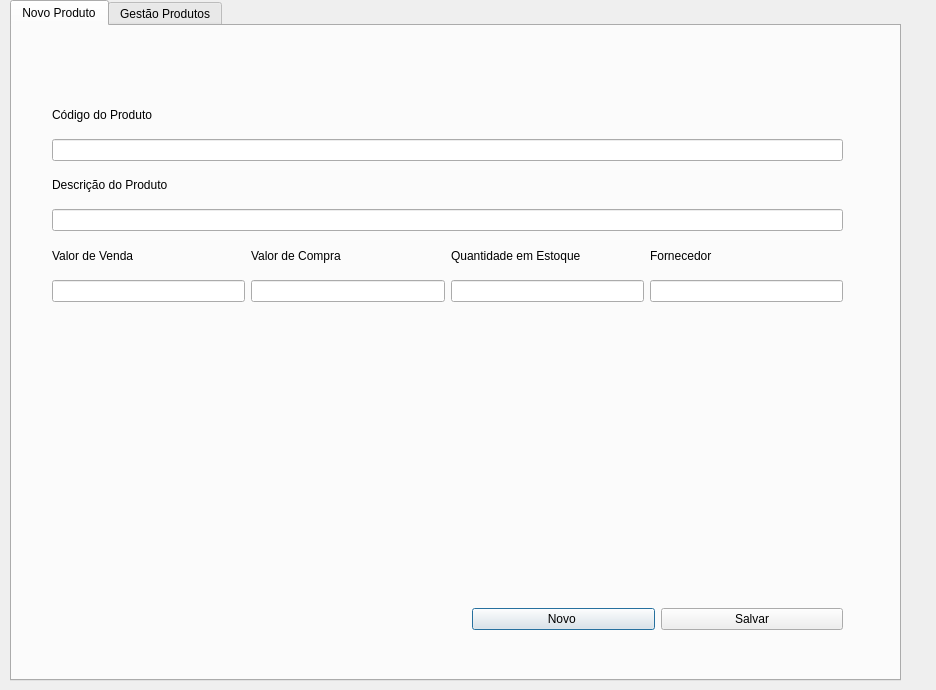
<?xml version="1.0" encoding="UTF-8"?>
<ui version="4.0">
 <class>pg_gestao_estoque</class>
 <widget class="QDialog" name="pg_gestao_estoque">
  <property name="geometry">
   <rect>
    <x>0</x>
    <y>0</y>
    <width>936</width>
    <height>690</height>
   </rect>
  </property>
  <property name="windowTitle">
   <string>Dialog</string>
  </property>
  <widget class="QTabWidget" name="tabWidget">
   <property name="geometry">
    <rect>
     <x>10</x>
     <y>0</y>
     <width>891</width>
     <height>681</height>
    </rect>
   </property>
   <property name="currentIndex">
    <number>0</number>
   </property>
   <widget class="QWidget" name="novo_produto">
    <attribute name="title">
     <string>Novo Produto</string>
    </attribute>
    <widget class="QWidget" name="layoutWidget">
     <property name="geometry">
      <rect>
       <x>40</x>
       <y>70</y>
       <width>791</width>
       <height>534</height>
      </rect>
     </property>
     <layout class="QVBoxLayout" name="verticalLayout_7">
      <item>
       <layout class="QVBoxLayout" name="verticalLayout">
        <item>
         <widget class="QLabel" name="cod_produto">
          <property name="text">
           <string>Código do Produto</string>
          </property>
         </widget>
        </item>
        <item>
         <widget class="QLineEdit" name="campo_codigo"/>
        </item>
       </layout>
      </item>
      <item>
       <layout class="QVBoxLayout" name="verticalLayout_2">
        <item>
         <widget class="QLabel" name="cod_produto_2">
          <property name="text">
           <string>Descrição do Produto</string>
          </property>
         </widget>
        </item>
        <item>
         <widget class="QLineEdit" name="campo_descricao"/>
        </item>
       </layout>
      </item>
      <item>
       <layout class="QHBoxLayout" name="horizontalLayout_2">
        <item>
         <layout class="QVBoxLayout" name="verticalLayout_3">
          <item>
           <widget class="QLabel" name="cod_produto_3">
            <property name="text">
             <string>Valor de Venda</string>
            </property>
           </widget>
          </item>
          <item>
           <widget class="QLineEdit" name="campo_valor_venda"/>
          </item>
         </layout>
        </item>
        <item>
         <layout class="QVBoxLayout" name="verticalLayout_4">
          <item>
           <widget class="QLabel" name="cod_produto_4">
            <property name="text">
             <string>Valor de Compra</string>
            </property>
           </widget>
          </item>
          <item>
           <widget class="QLineEdit" name="campo_valor_compra"/>
          </item>
         </layout>
        </item>
        <item>
         <layout class="QVBoxLayout" name="verticalLayout_5">
          <item>
           <widget class="QLabel" name="cod_produto_5">
            <property name="text">
             <string>Quantidade em Estoque</string>
            </property>
           </widget>
          </item>
          <item>
           <widget class="QLineEdit" name="campo_quantidade"/>
          </item>
         </layout>
        </item>
        <item>
         <layout class="QVBoxLayout" name="verticalLayout_6">
          <item>
           <widget class="QLabel" name="cod_produto_6">
            <property name="text">
             <string>Fornecedor</string>
            </property>
           </widget>
          </item>
          <item>
           <widget class="QLineEdit" name="campo_fornecedor"/>
          </item>
         </layout>
        </item>
       </layout>
      </item>
      <item>
       <spacer name="verticalSpacer">
        <property name="orientation">
         <enum>Qt::Orientation::Vertical</enum>
        </property>
        <property name="sizeType">
         <enum>QSizePolicy::Policy::Fixed</enum>
        </property>
        <property name="sizeHint" stdset="0">
         <size>
          <width>20</width>
          <height>300</height>
         </size>
        </property>
       </spacer>
      </item>
      <item>
       <layout class="QHBoxLayout" name="horizontalLayout">
        <item>
         <spacer name="horizontalSpacer">
          <property name="orientation">
           <enum>Qt::Orientation::Horizontal</enum>
          </property>
          <property name="sizeType">
           <enum>QSizePolicy::Policy::Fixed</enum>
          </property>
          <property name="sizeHint" stdset="0">
           <size>
            <width>420</width>
            <height>20</height>
           </size>
          </property>
         </spacer>
        </item>
        <item>
         <widget class="QPushButton" name="btn_novo_produto">
          <property name="text">
           <string>Novo </string>
          </property>
         </widget>
        </item>
        <item>
         <widget class="QPushButton" name="btn_salvar">
          <property name="text">
           <string>Salvar</string>
          </property>
         </widget>
        </item>
       </layout>
      </item>
     </layout>
    </widget>
   </widget>
   <widget class="QWidget" name="gestao_produtos">
    <attribute name="title">
     <string>Gestão Produtos</string>
    </attribute>
    <widget class="QTableWidget" name="tw_produtos">
     <property name="geometry">
      <rect>
       <x>500</x>
       <y>150</y>
       <width>381</width>
       <height>481</height>
      </rect>
     </property>
    </widget>
    <widget class="QGroupBox" name="groupBox">
     <property name="geometry">
      <rect>
       <x>500</x>
       <y>10</y>
       <width>171</width>
       <height>91</height>
      </rect>
     </property>
     <property name="title">
      <string>Filtrar por:</string>
     </property>
     <widget class="QWidget" name="layoutWidget">
      <property name="geometry">
       <rect>
        <x>0</x>
        <y>30</y>
        <width>175</width>
        <height>61</height>
       </rect>
      </property>
      <layout class="QVBoxLayout" name="verticalLayout_8">
       <item>
        <widget class="QRadioButton" name="filtro_cod_produto">
         <property name="text">
          <string>Código do Produto</string>
         </property>
         <property name="checked">
          <bool>true</bool>
         </property>
        </widget>
       </item>
       <item>
        <widget class="QRadioButton" name="filtro_des_produto">
         <property name="text">
          <string>Descrição do Produto</string>
         </property>
        </widget>
       </item>
      </layout>
     </widget>
    </widget>
    <widget class="QWidget" name="layoutWidget">
     <property name="geometry">
      <rect>
       <x>500</x>
       <y>110</y>
       <width>381</width>
       <height>31</height>
      </rect>
     </property>
     <layout class="QHBoxLayout" name="horizontalLayout_3">
      <item>
       <widget class="QLineEdit" name="campo_pesquisar">
        <property name="text">
         <string/>
        </property>
       </widget>
      </item>
      <item>
       <widget class="QPushButton" name="btn_pesquisar">
        <property name="text">
         <string>Pesquisar</string>
        </property>
       </widget>
      </item>
     </layout>
    </widget>
    <widget class="QWidget" name="layoutWidget">
     <property name="geometry">
      <rect>
       <x>10</x>
       <y>10</y>
       <width>481</width>
       <height>624</height>
      </rect>
     </property>
     <layout class="QVBoxLayout" name="verticalLayout_15">
      <item>
       <layout class="QVBoxLayout" name="verticalLayout_9">
        <item>
         <widget class="QLabel" name="cod_produto_7">
          <property name="text">
           <string>Código do Produto</string>
          </property>
         </widget>
        </item>
        <item>
         <widget class="QLineEdit" name="campo_codigo2"/>
        </item>
       </layout>
      </item>
      <item>
       <layout class="QVBoxLayout" name="verticalLayout_10">
        <item>
         <widget class="QLabel" name="produto">
          <property name="text">
           <string>Produto</string>
          </property>
         </widget>
        </item>
        <item>
         <widget class="QLineEdit" name="campo_produto2"/>
        </item>
       </layout>
      </item>
      <item>
       <layout class="QVBoxLayout" name="verticalLayout_11">
        <item>
         <widget class="QLabel" name="quantidade">
          <property name="text">
           <string>Quantidade</string>
          </property>
         </widget>
        </item>
        <item>
         <widget class="QLineEdit" name="campo_quantidade2"/>
        </item>
       </layout>
      </item>
      <item>
       <layout class="QVBoxLayout" name="verticalLayout_12">
        <item>
         <widget class="QLabel" name="valor_compra">
          <property name="text">
           <string>Valor Compra</string>
          </property>
         </widget>
        </item>
        <item>
         <widget class="QLineEdit" name="campo_valor_compra2"/>
        </item>
       </layout>
      </item>
      <item>
       <layout class="QVBoxLayout" name="verticalLayout_13">
        <item>
         <widget class="QLabel" name="valor_venda">
          <property name="text">
           <string>Valor Venda</string>
          </property>
         </widget>
        </item>
        <item>
         <widget class="QLineEdit" name="campo_valor_venda2"/>
        </item>
       </layout>
      </item>
      <item>
       <layout class="QVBoxLayout" name="verticalLayout_14">
        <item>
         <widget class="QLabel" name="fornecedor">
          <property name="text">
           <string>Fornecedor</string>
          </property>
         </widget>
        </item>
        <item>
         <widget class="QLineEdit" name="campo_fornecedor2"/>
        </item>
       </layout>
      </item>
      <item>
       <spacer name="verticalSpacer_2">
        <property name="orientation">
         <enum>Qt::Orientation::Vertical</enum>
        </property>
        <property name="sizeHint" stdset="0">
         <size>
          <width>20</width>
          <height>40</height>
         </size>
        </property>
       </spacer>
      </item>
      <item>
       <layout class="QHBoxLayout" name="horizontalLayout_4">
        <item>
         <widget class="QPushButton" name="btn_salvar2">
          <property name="text">
           <string>Salvar</string>
          </property>
         </widget>
        </item>
        <item>
         <widget class="QPushButton" name="btn_excluir">
          <property name="text">
           <string>Excluir</string>
          </property>
         </widget>
        </item>
       </layout>
      </item>
     </layout>
    </widget>
   </widget>
  </widget>
 </widget>
 <resources/>
 <connections/>
</ui>
